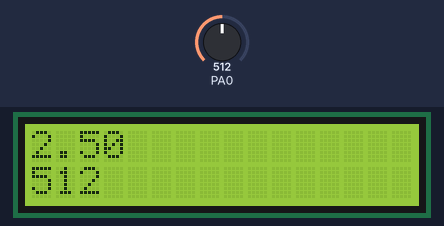
The program below on a simulated ATmega16, built with avr-gcc and emulated at 8 MHz (the files do not name the chip). Shown: 16×2 character LCD. Wiring (inferred from the names in the program): character LCD (HD44780): RS PB0; E PB2; data PA0, PA1, PA2, PA3, PA4, PA5, PA6, PA7. The inputs (shaded band) are chosen by the test bench; at power-on: PA0 = 512.

Above: at 1.2 s.
1.3 s: PA0 set to 716
At 1.9 s:
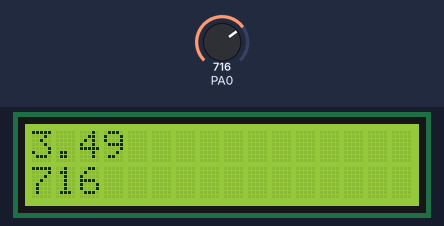
2.8 s: PA0 set to 900
At 3.7 s:
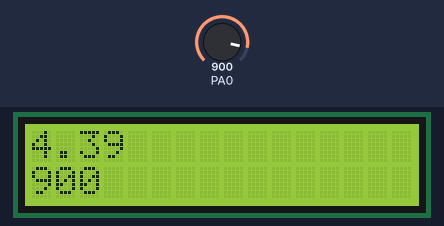
4.3 s: PA0 set to 1023
At 5.2 s:
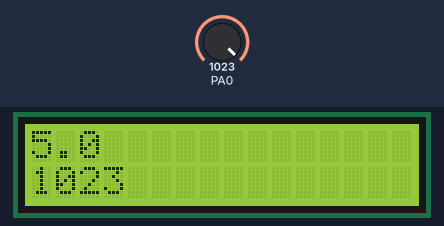
Timing chart, 0 to 7.3 s (numbered marks = the images above; inputs shaded):
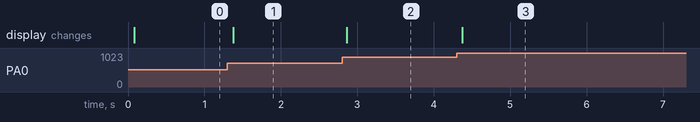

The program:

main.c
```c
/*
 * main.c
 *
 *  Created on: ??þ/??þ/????
 *      Author: dell
 */

#define FCPU 8000000
#include<util/delay.h>
#include <stdio.h>
#include <stdlib.h>
#include <ctype.h>
#include"types.h"
#include "registers.h"
#include"macros.h"
#include "DIO.h"
#include "Motor_cfg.h"
#include"LCD.h"
#include "Timer.h"
#include"keybad.h"
#include"keybad_cfg.h"
#include"ADC.h"
#include"Uart.h"
#include"SPI.h"
#include"I2C.h"
#include"eeprom.h"

int main (void)
{

	 //ADC
	  LCD_vidInit();
	u16 result,v_digital,v_analog;
	u8 right_number,second_number;
	u8 flag;
	ADC_vidInit();

	while(1)
	{
		flag = ADC_u8GetResult(&result);
	if (flag==1)
	{
		v_digital = result;
		v_analog= (v_digital*5)/1023;
		right_number = (((u32)v_digital *500)/1023)/100;
		second_number = (((u32)v_digital *500)/1023)%100;
		LCD_vidSetPosition(0,0);
		LCD_vidWriteNumber(right_number);
		LCD_vidWriteChar(0b00101110);
		LCD_vidWriteNumber(second_number);
		LCD_vidWriteString("  ");
		LCD_vidSetPosition(1,0);
		LCD_vidWriteNumber(v_digital);
		LCD_vidWriteString("  ");
	}
	}

}
```

ADC.c
```c
/*
 * ADC.c
 *
 *  Created on: ??þ/??þ/????
 *      Author: dell
 */
#include"types.h"
#include"registers.h"
#include"macros.h"
#include"DIO.h"
void ADC_vidInit(void)
{
	// I/P
	DIO_vidSetPinDirection(1,0,0);
	//channel 0
	clr_bit(ADMUX,0);
	clr_bit(ADMUX,1);
	clr_bit(ADMUX,2);
	clr_bit(ADMUX,3);
	clr_bit(ADMUX,4);
	//Enable The ADC
	set_bit(ADCSRA,7);
	//V ref
	set_bit(ADMUX,6);
	clr_bit(ADMUX,7);
	//prescaler 128
	set_bit(ADCSRA,0);
	set_bit(ADCSRA,1);
	set_bit(ADCSRA,2);
	//Start Conversion & single conversion
	set_bit(ADCSRA,6);
	// Left ADj
	clr_bit(ADMUX,5);
	// interrupt Enable disactivated
	clr_bit(ADCSRA,3);

}

u8 ADC_u8GetResult(u16* result)
{	u8 flag=0;
	if((get_bit(ADCSRA,4))==1)
	{
		*result=ADCm;
		flag = 1;
		// clear Interrupt flag
		set_bit(ADCSRA,4);
		//Start Conversion & single conversion
		set_bit(ADCSRA,6);
	}
	else if((get_bit(ADCSRA,4))==0)
	{
		flag=0;
	}
	return flag;
}
```

ADC.h
```c
/*
 * ADC.h
 *
 *  Created on: ??þ/??þ/????
 *      Author: dell
 */

#ifndef ADC_H_
#define ADC_H_
void ADC_vidInit(void);
u8 ADC_u8GetResult(u16* result);


#endif /* ADC_H_ */
```

I2C.c
```c
/*
 * I2C.c
 *
 *  Created on: ??þ/??þ/????
 *      Author: dell
 */
#define FCPU 8000000
#include<util/delay.h>
#include"types.h"
#include"registers.h"
#include"macros.h"
#include"LCD_cfg.h"
#include"LCD.h"
#include"DIO.h"
#include"I2C.h"

void i2c_init_master(void)
{
	TWBR = 0x02; // bit rate = 400.000 kbps, F_CPU = 8M   SCL freq= F_CPU/(16+2(TWBR).4^TWPS)
	TWSR &= ~((1<<TWPS1) | (1<<TWPS0));    //baud rate
	TWCR = (1<<TWEN);                      //enable I2C
	return;
}

void i2c_init_slave(void)
{
	TWAR = (1<<1);    // my address = 0x01
	TWCR = (1<<TWEN); //enable I2C
	return;
}

void i2c_start(void)
{
	TWCR = (1<<TWINT) | (1<<TWSTA) | (1<<TWEN);      // Clear TWI interrupt flag, Put start condition on SDA, Enable TWI
	while(!(TWCR & (1<<TWINT)));                     // Wait till start condition is transmitted
	while((TWSR & 0xF8) != START_ACK);               // Check for the acknowledgment
	return;
}

void i2c_repeated_start(void)
{
	TWCR = (1<<TWINT) | (1<<TWSTA) | (1<<TWEN);         // Clear TWI interrupt flag, Put start condition on SDA, Enable TWI
	while(!(TWCR & (1<<TWINT)));                        // wait till restart condition is transmitted
	while((TWSR & 0xF8) != REP_START_ACK);              // Check for the acknowledgment
	return;
}

void i2c_send_slave_address_with_write_req(unsigned char slave_address)
{
	TWDR = (slave_address<<1);                     //Address and write instruction
	TWCR = (1<<TWINT) | (1<<TWEN);                 // Clear TWI interrupt flag, Enable TWI
	while (!(TWCR & (1<<TWINT)));                  // Wait till complete TWDR byte transmitted
	while((TWSR & 0xF8) != SLAVE_ADD_AND_WR_ACK);  // Check for the acknowledgment
	return;
}

void i2c_send_slave_address_with_read_req(unsigned char slave_address)
{
	TWDR = (slave_address<<1);                     //Address
	TWDR |= (1<<0);                                // read instruction
	TWCR = (1<<TWINT) | (1<<TWEN);                 // Clear TWI interrupt flag,Enable TWI
	while (!(TWCR & (1<<TWINT)));                  // Wait till complete TWDR byte received
	while((TWSR & 0xF8) != SLAVE_ADD_AND_RD_ACK);  // Check for the acknowledgment
}

void i2c_write_byte(unsigned char byte)
{
	TWDR = byte;                         // put data in TWDR
	TWCR = (1<<TWINT) | (1<<TWEN);       // Clear TWI interrupt flag,Enable TWI
	while (!(TWCR & (1<<TWINT)));        // Wait till complete TWDR byte transmitted
	while((TWSR & 0xF8) != WR_BYTE_ACK); // Check for the acknowledgment
	return;
}

unsigned char i2c_read_byte(void)
{
	TWCR = (1<<TWINT) | (1<<TWEN);             // Clear TWI interrupt flag,Enable TWI
	while(!(TWCR & (1<<TWINT)));               // Wait till complete TWDR byte transmitted
	while((TWSR & 0xF8) != RD_BYTE_WITH_NACK); // Check for the acknowledgment
	return TWDR;
}

void i2c_stop(void)
{
	TWCR = (1<<TWINT) | (1<<TWEN) | (1<<TWSTO); // Clear TWI interrupt flag, Put stop condition on SDA,Enable TWI
	return;
}

void i2c_slave_check_slave_address_received_with_write_req(void)
{
	TWCR = (1<<TWEA) | (1<<TWEN) | (1<<TWINT);       // enable acknowledgment after receive, Enable TWI, Clear TWI interrupt flag
	while (!(TWCR & (1<<TWINT)));                    // Wait for TWINT flag
	while((TWSR & 0xF8) != SLAVE_ADD_RCVD_WR_REQ) ;
	return;
}

void i2c_slave_check_slave_address_received_with_read_req(void)
{
	TWCR = (1<<TWEA) | (1<<TWEN) | (1<<TWINT); // enable acknowledgment after receive, Enable TWI, Clear TWI interrupt flag
	while (!(TWCR & (1<<TWINT)));              // Wait for TWINT flag
	while((TWSR & 0xF8) != SLAVE_ADD_RCVD_RD_REQ);
	return;
}

unsigned char i2c_slave_read_byte(void)
{
	TWCR = (1<<TWINT) | (1<<TWEA) | (1<<TWEN);     // Clear TWI interrupt flag,Get enable acknowledgment, Enable TWI
	while(!(TWCR & (1<<TWINT)));                   // Wait for TWINT flag
	while((TWSR & 0xF8) != SLAVE_DATA_RECEIVED);
	return TWDR;
}

void i2c_slave_write_byte(unsigned char byte)
{
	TWDR = byte;
	TWCR = (1<<TWINT) | (1<<TWEA) | (1<<TWEN);    // Clear TWI interrupt flag,Get enable acknowledgment, Enable TWI
	while(!(TWCR & (1<<TWINT)));                  // Wait for TWINT flag
	while((TWSR & 0xF8) != SLAVE_BYTE_TRANSMITTED);    // Data byte in TWDR has been transmitted
	return;
}
```

I2C.h
```c
/*
 * I2C.h
 *
 *  Created on: ??þ/??þ/????
 *      Author: dell
 */

#ifndef I2C_H_
#define I2C_H_
#ifndef F_CPU
#define F_CPU 8000000UL
#endif

#include <avr/io.h>

#define START_ACK                0x08 // start has been sent
#define REP_START_ACK            0x10 // repeated start
#define SLAVE_ADD_AND_WR_ACK     0x18 // Master transmit ( slave address + Write request ) ACK
#define SLAVE_ADD_AND_RD_ACK     0x40 // Master transmit ( slave address + Read request ) ACK
#define WR_BYTE_ACK              0x28 // Master transmit data ACK
#define RD_BYTE_WITH_NACK        0x58 // Master received data with not ACK
#define SLAVE_ADD_RCVD_RD_REQ    0xA8 // means that slave address is received with write req
#define SLAVE_ADD_RCVD_WR_REQ    0x60 // means that slave address is received with read req
#define SLAVE_DATA_RECEIVED      0x80 // means that read byte req is received
#define SLAVE_BYTE_TRANSMITTED   0xC0 // means that write byte req is received

void i2c_init_master(void);
void i2c_init_slave(void);
void i2c_start(void);
void i2c_repeated_start(void);
void i2c_send_slave_address_with_write_req(unsigned char slave_address);
void i2c_send_slave_address_with_read_req(unsigned char slave_address);
void i2c_write_byte(unsigned char byte);
unsigned char i2c_read_byte(void);
void i2c_stop(void);
void i2c_slave_check_slave_address_received_with_write_req(void);
void i2c_slave_check_slave_address_received_with_read_req(void);
unsigned char i2c_slave_read_byte(void);
void i2c_slave_write_byte(unsigned char byte);


#endif /* I2C_H_ */
```

SPI.c
```c
/*
 * SPI.c
 *
 *  Created on: ??þ/??þ/????
 *      Author: dell
 */
#define FCPU 8000000
#include<util/delay.h>
#include"types.h"
#include"registers.h"
#include"macros.h"
#include"LCD_cfg.h"
#include"LCD.h"
#include"DIO.h"

void SPI_vidMasterInit(void)
{
	DIO_vidSetPinDirection(2,5,1); //MOSI
	DIO_vidSetPinDirection(2,6,0); //MISO
	DIO_vidSetPinDirection(2,7,1); //SCK
	DIO_vidSetPinDirection(2,4,1);
	DIO_vidSetPinValue(2,4,0);
	DIO_vidSetPinDirection(4,0,1);
	DIO_vidSetPinValue(4,0,0);
	clr_bit(SPCR,7); // flag
	set_bit(SPCR,6); // SPI enable
	set_bit(SPCR,5); // LSB
	set_bit(SPCR,4); // master
	clr_bit(SPCR,3); // rising
	clr_bit(SPCR,2); // clock phase
	// clock rate select
	set_bit(SPCR,1);
	set_bit(SPCR,0);
	set_bit(SPSR,0);

}
void SPI_vidSlaveInit(void)
{
	DIO_vidSetPinDirection(2,5,0); //MOSI
	DIO_vidSetPinDirection(2,6,1); //MISO
	DIO_vidSetPinDirection(2,7,0); //SCK
	DIO_vidSetPinDirection(2,4,0); // chip select active low i/p
	clr_bit(SPCR,7); // flag
	set_bit(SPCR,6); // SPI enable
	set_bit(SPCR,5); // LSB
	clr_bit(SPCR,4); // slave
	clr_bit(SPCR,3); // clock polarity rising
	clr_bit(SPCR,2); // clock phase

}

u8 SPI_Transiver(u8 data)
{
	SPDR=data;
	while(get_bit(SPSR,7)==0)
	{

	}
	return SPDR;
}
```

SPI.h
```c
/*
 * SPI.h
 *
 *  Created on: ??þ/??þ/????
 *      Author: dell
 */

#ifndef SPI_H_
#define SPI_H_

void SPI_vidMasterInit(void);
void SPI_vidSlaveInit(void);
u8 SPI_Transiver(u8 data);

#endif /* SPI_H_ */
```

Timer.c
```c
/*
 * Timer.c
 *
 *  Created on: ??þ/??þ/????
 *      Author: dell
 */
#include"types.h"
#include"registers.h"
#include "macros.h"
#define __INTR_ATTRS used, externally_visible
u16 counter=0;
void(*ptr)(void);
void __vector_11 (void) __attribute__ ((signal,__INTR_ATTRS)) ;
void __vector_11 (void)
{

	counter++;
	if(counter==33){
	ptr();
	counter=0;
	}


}
void set_callback(void(*callback)(void))
{
	ptr = callback;
}

void Timer_Normal_Mode(void)
{
	// Timer with normal mode
				set_bit(TCCR0,0);
				clr_bit(TCCR0,1);
				clr_bit(TCCR0,2);
				clr_bit(TCCR0,3);
				clr_bit(TCCR0,4);
				clr_bit(TCCR0,5);
				clr_bit(TCCR0,6);
				clr_bit(TCCR0,7);
				set_bit(TIMSK,0);
				clr_bit(TIMSK,1);
				set_bit(SREG,7);

}
```

Timer.h
```c
/*
 * Timer.h
 *
 *  Created on: ??þ/??þ/????
 *      Author: dell
 */

#ifndef TIMER_H_
#define TIMER_H_
void Timer_Normal_Mode(void);


#endif /* TIMER_H_ */
```

UART.c
```c
/*
 * UART.c
 *
 *  Created on: ??þ/??þ/????
 *      Author: dell
 */
#define FCPU 8000000
#include<util/delay.h>
#include"types.h"
#include"registers.h"
#include"macros.h"
#include"LCD_cfg.h"
#include"LCD.h"
#include"DIO.h"

void UART_vidInit(void)
{
	DIO_vidSetPinDirection(4,1,0);
	DIO_vidSetPinDirection(4,0,1);
	//receive Enable
	set_bit(UCSRB,4);
	// asynchronous
	//clr_bit(UCSRC,6);
	//clr_bit(UCSRC,0);
	//transmition disable
	set_bit(UCSRB,3);
	// no parity
	//clr_bit(UCSRC,4);1
	//clr_bit(UCSRC,5);
	//set_bit(UCSRC,7);
	// data bit
	//set_bit(UCSRC,1);
	//set_bit(UCSRC,2);
	clr_bit(UCSRB,2);
	// one bit stop
	//clr_bit(UCSRC,3);
	// 9600
	UBRRL=51;
	clr_bit(UCSRA,4);
	clr_bit(UCSRA,2);
	clr_bit(UCSRA,1);
	UCSRC=0b10000110;
	UCSRC=0;

}

u8 UART_Receiver(void)
{
	while((get_bit(UCSRA,7))==0)
	{

	}
	return UDR;
}

void UART_Transmition(u8 ch)
{
	UDR = ch;
	while((get_bit(UCSRA,6))==0)
	{

	}

}
```

Uart.h
```c
/*
 * Uart.h
 *
 *  Created on: ??þ/??þ/????
 *      Author: dell
 */

#ifndef UART_H_
#define UART_H_

void UART_vidInit(void);
u8 UART_Receiver(void);
void UART_Transmition(u8 ch);
#endif /* UART_H_ */
```

eeprom.c
```c
/*
 * eeprom.c
 *
 *  Created on: ??þ/??þ/????
 *      Author: dell
 */
#define FCPU 8000000
#include<util/delay.h>
#include"types.h"
#include"registers.h"
#include"macros.h"
#include"LCD_cfg.h"
#include"LCD.h"
#include"DIO.h"
void eeprom_init(void)
{
	i2c_init_master();
}

void eeprom_write_byte(u8 address, u8 data)
{
    i2c_start();
	i2c_send_slave_address_with_write_req( 0x50 );
	i2c_write_byte(address);
	i2c_write_byte(data);
	i2c_stop();
    return;
}

u8 eeprom_read_byte(u8 address)
{
	u8 data;
	i2c_start();
	i2c_send_slave_address_with_write_req( 0x50 );
    i2c_write_byte(address);
	i2c_repeated_start();
	i2c_send_slave_address_with_read_req( 0x50 );
	data = i2c_read_byte();
	i2c_stop();
    return data;
}
```

eeprom.h
```c
/*
 * eeprom.h
 *
 *  Created on: ??þ/??þ/????
 *      Author: dell
 */

#ifndef EEPROM_H_
#define EEPROM_H_

void eeprom_init(void);
void eeprom_write_byte(u8 address, u8 data);
unsigned char eeprom_read_byte(u8 address);


#endif /* EEPROM_H_ */
```

keybad.h
```c
/*
 * keypad.h
 *
 *  Created on: ??þ/??þ/????
 *      Author: dell
 */

#ifndef KEYBAD_H_
#define KEYBAD_H_

void keybad_vidinit(void);
u8 keybad_u8GetButtonStatus(u8 butthon_no);

#endif /* KEYBAD_H_ */
```

macros.h
```c
/*
 * macros.h
 *
 *  Created on: ??þ/??þ/????
 *      Author: dell
 */

#ifndef MACROS_H_
#define MACROS_H_

#define set_bit(data,bit) data |= (1<<bit)
#define clr_bit(data,bit) data &= ~(1<<bit)
#define toggle_bit(data,bit) data ^= (1<<bit)
#define get_bit(data,bit) ((data>>bit)&1)


#endif /* MACROS_H_ */
```

types.h
```c
/*
 * types.h
 *
 *  Created on: ??þ/??þ/????
 *      Author: dell
 */

#ifndef TYPES_H_
#define TYPES_H_

typedef unsigned char u8;
typedef signed char s8;
typedef unsigned short int u16;
typedef signed short int s16;
typedef unsigned long int u32;
typedef unsigned long long int u64;
typedef signed long long int s64;
typedef signed long int s32;
typedef float f32;
typedef double f64;

#endif /* TYPES_H_ */
```

LCD_cfg.h
```c
/*
 * LCD.h
 *
 *  Created on: ??þ/??þ/????
 *      Author: dell
 */

#ifndef LCD_CFG_H_
#define LCD_CFG_H_

#define LCD_DataPort 1
#define LCD_ControlPort 2
#define RS 0
#define RW 1
#define E 2

#endif /* LCD_CFG_H_ */
```

Motor_cfg.h
```c
/*
 * Motor_cfg.h
 *
 *  Created on: ??þ/??þ/????
 *      Author: dell
 */

#ifndef MOTOR_CFG_H_
#define MOTOR_CFG_H_

#define MOTOR_PORT 2
#define MOTOR_PIN1 0
#define MOTOR_PIN2 1

#endif /* MOTOR_CFG_H_ */
```

keybad_cfg.h
```c
/*
 * keypad.h
 *
 *  Created on: ??þ/??þ/????
 *      Author: dell
 */

#ifndef KEYBAD_CFG_H_
#define KEYBAD_CFG_H_


#define keybad_port 1
#define R1 4
#define R2 5
#define R3 6
#define R4 7
#define C1 3
#define C2 2
#define C3 1
#define C4 0

#endif /* KEYBAD_CFG_H_ */
```

LCD.c
```c
/*
 * LCD.c
 *
 *  Created on: ??þ/??þ/????
 *      Author: dell
 */

#define FCPU 8000000
#include<util/delay.h>
#include"types.h"
#include"registers.h"
#include"macros.h"
#include"LCD_cfg.h"
#include"LCD.h"
#include"DIO.h"

#define lcd_8bit

#ifdef lcd_4bit

void LCD_vidWriteChar(u8 data)
{
	DIO_vidSetPinValue(LCD_ControlPort , RW , 0 ) ;
	DIO_vidSetPinValue(LCD_ControlPort , RS , 1 ) ;
	DIO_vidSetPortValue(LCD_DataPort , data) ;

	DIO_vidSetPinValue(LCD_ControlPort , E , 1 ) ;
	_delay_ms(1) ;
	DIO_vidSetPinValue(LCD_ControlPort , E , 0 ) ;
	_delay_ms(1) ;


}

void LCD_vidWriteCommand(u8 command)
{
	DIO_vidSetPinValue(LCD_ControlPort , RW , 0 ) ;
	DIO_vidSetPinValue(LCD_ControlPort , RS , 0 ) ;
	DIO_vidSetPortValue(LCD_DataPort , command) ;

	DIO_vidSetPinValue(LCD_ControlPort , E , 1 ) ;
	_delay_ms(1) ;
	DIO_vidSetPinValue(LCD_ControlPort , E , 0 ) ;
	_delay_ms(1) ;


}


void LCD_vidInit(void)
{
	DIO_vidSetPinDirection(LCD_ControlPort , RS , 1 );
	DIO_vidSetPinDirection(LCD_ControlPort , RW , 1 );
	DIO_vidSetPinDirection(LCD_ControlPort , E , 1 );

	DIO_vidSetPortDirection(LCD_DataPort , 255 ) ;

	// page 13 , 16 data sheet

	_delay_ms(70);
	LCD_vidWriteCommand(0b00100000) ;
	LCD_vidWriteCommand(0b00100000) ;
	LCD_vidWriteCommand(0b10000000) ;
	_delay_ms(1);
	LCD_vidWriteCommand(0b00000000);
	LCD_vidWriteCommand(0b11000000);
	_delay_ms(2);
	LCD_vidWriteCommand(0b00000000);
	LCD_vidWriteCommand(0b00010000);
}

void LCD_vidWriteString(u8*ptr)
{
	u8 i=0 ;
	while (ptr[i]!=0)  //\0 null character
	{
		LCD_vidWriteChar(ptr[i]);
		i++ ;
	}
}

void LCD_vidWriteNumber(u32 number)
{
	u32 reversed_number = 1 ;
	if (number == 0 )
	{
		LCD_vidWriteChar('0') ;
	}

	while (number!=0)
	{
		reversed_number = number%10 + reversed_number*10 ;
		number/=10 ;
	}
	while (reversed_number != 1 )
	{
		LCD_vidWriteChar(reversed_number%10 + '0');
		reversed_number /= 10 ;
	}
}

void LCD_vidSetPosition(u8 row , u8 colum)
{
	if (row == 0 )
	{
		LCD_vidWriteCommand(128+colum) ;
	}
	else if (row == 1)
	{
		LCD_vidWriteCommand(128+64+colum);
	}
}

#endif


#ifdef lcd_8bit

 void LCD_vidWriteChar(u8 data)
{
	DIO_vidSetPinValue(LCD_ControlPort , RW , 0 ) ;
	DIO_vidSetPinValue(LCD_ControlPort , RS , 1 ) ;
	DIO_vidSetPortValue(LCD_DataPort , data) ;
	DIO_vidSetPinValue(LCD_ControlPort , E , 1 ) ;
	_delay_ms(1) ;
	DIO_vidSetPinValue(LCD_ControlPort , E , 0 ) ;
	_delay_ms(1) ;
}


void LCD_vidWriteCommand(u8 command)
{
	DIO_vidSetPinValue(LCD_ControlPort , RW , 0 ) ;
	DIO_vidSetPinValue(LCD_ControlPort , RS , 0 ) ;
	DIO_vidSetPortValue(LCD_DataPort , command) ;
	DIO_vidSetPinValue(LCD_ControlPort , E , 1 ) ;
	_delay_ms(1) ;
	DIO_vidSetPinValue(LCD_ControlPort , E , 0 ) ;
	_delay_ms(1) ;
}


void LCD_vidInit(void)
{
	DIO_vidSetPinDirection(LCD_ControlPort , RS , 1 );
	DIO_vidSetPinDirection(LCD_ControlPort , RW , 1 );
	DIO_vidSetPinDirection(LCD_ControlPort , E , 1 );

	DIO_vidSetPortDirection(LCD_DataPort , 255) ;

	// page 13 , 16 data sheet

	_delay_ms(50);
	LCD_vidWriteCommand(0b00111000) ;
	_delay_ms(1);
	LCD_vidWriteCommand(0b00001100);
	_delay_ms(2);
	LCD_vidWriteCommand(0b00000001);
}

void LCD_vidWriteString(u8*ptr)
{
	u8 i=0 ;
	while (ptr[i]!=0)  //\0 null character
	{
		LCD_vidWriteChar(ptr[i]);
		i++ ;
	}
}

void LCD_vidWriteNumber(u32 number)
{
	u32 reversed_number = 1 ;
	if (number == 0 )
	{
		LCD_vidWriteChar('0') ;
	}

	while (number!=0)
	{
		reversed_number = number%10 + reversed_number*10 ;
		number/=10 ;
	}
	while (reversed_number != 1 )
	{
		LCD_vidWriteChar(reversed_number%10 + '0');
		reversed_number /= 10 ;
	}
}

void LCD_vidSetPosition(u8 row , u8 colum)
{
	if (row == 0 )
	{
		LCD_vidWriteCommand(128+colum) ;
	}
	else if (row == 1)
	{
		LCD_vidWriteCommand(128+64+colum);
	}
}

#endif
```

LCD.h
```c
/*
 * LCD_INTERFACE.h
 *
 *  Created on: ??þ/??þ/????
 *      Author: dell
 */

#ifndef LCD_H_
#define LCD_H_


void LCD_vidWriteChar(u8 data);
void LCD_vidWriteCommand(u8 command);
void LCD_vidInit(void);
void LCD_vidWriteString(u8*ptr);
void LCD_vidWriteNumber(u32 number);
void LCD_vidSetPosition(u8 row , u8 colum);

#endif /* LCD_H_ */
```

Source omitted: keypad.c (1535 bytes), DIO.c (2508 bytes), DIO.h (462 bytes), registers.h (1776 bytes)

Measured:
- after the input at 1.3 s, the display: changes after 0.07 s (image 1)
- after the input at 2.8 s, the display: changes after 0.06 s (image 2)
- after the input at 4.3 s, the display: changes after 0.07 s (image 3)
